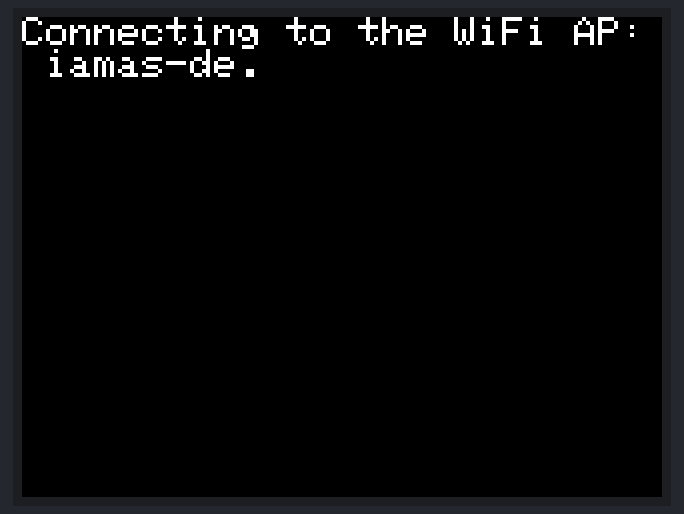
A sketch run on a simulated ESP32. Shown: 320×240 colour display. WiFi joins after 1.5 s; servers stay silent unless stated.

Above: at 0.7 s.
At 1.7 s:
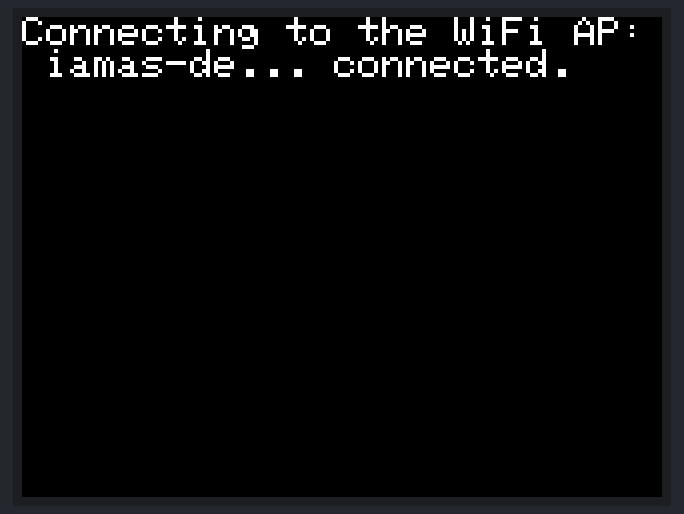
At 2.8 s:
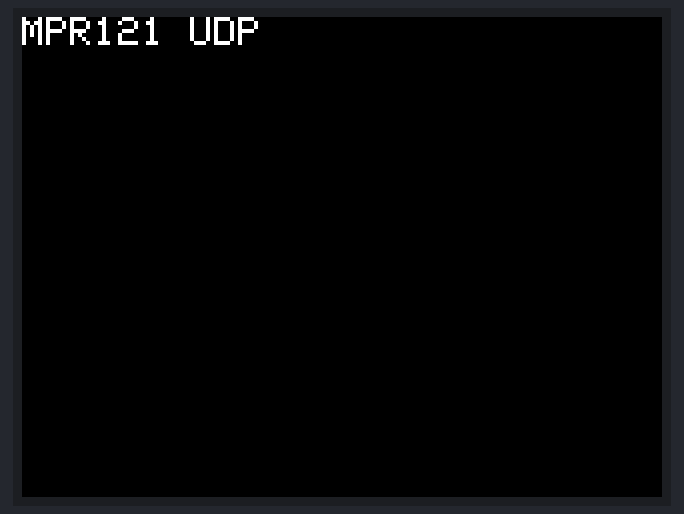

Measured:
- what the display in image 1 shows lasts 1.1 s, from 1.7 s to 2.8 s

The sketch:

udp.ino
```cpp
#include <M5Stack.h>
#include <WiFi.h>
#include <WiFiUDP.h>
#include "Adafruit_MPR121.h"

String ssid = "iamas-de";        // WiFiのSSIDを指定
String password = "pass-iamas";  // WiFiパスワードを指定

// Wi-Fi UDP の設定
WiFiUDP wifi_udp;
String pc_ip = "XXX.XXX.XXX.XXX";  // PCのIPアドレスを指定
int pc_port = 12000;               // 送信先のポート
int m5_port = 12001;               // M5Stackのポート

Adafruit_MPR121 mpr121 = Adafruit_MPR121();  // タッチセンサライブラリを定義

int i2c_address = 0x5A;  // タッチセンサのI2Cアドレスを指定

// タッチセンサから個々のValueを取得する関数を定義しています。
// 以後、getTouchedValue関数を呼び出すこそができます。
bool getTouchedValue(uint16_t touched_data, int pin) {
  return (touched_data & (1 << pin)) != 0;
}

void setup() {
  M5.begin();

  // Wi-Fiの初期化
  WiFi.begin(ssid.c_str(), password.c_str());

  M5.Lcd.setTextSize(2);
  M5.Lcd.print("Connecting to the WiFi AP: " + ssid);

  while (WiFi.status() != WL_CONNECTED) {
    delay(500);
    M5.Lcd.print(".");
  }

  M5.Lcd.println(" connected.");
  delay(1000);

  // タッチセンサの初期化
  if (!mpr121.begin(i2c_address)) {
    M5.Lcd.println("MPR121 is not found.");
    while (1)
      ;
  }

  M5.Lcd.fillScreen(BLACK);
  M5.Lcd.setCursor(0, 0);
  M5.Lcd.println("MPR121 UDP");
}

void loop() {
  // タッチデータを取得
  uint16_t touched_data = mpr121.touched();

  wifi_udp.beginPacket(pc_ip.c_str(), pc_port);
  wifi_udp.print(getTouchedValue(touched_data, 0));
  wifi_udp.print(",");
  wifi_udp.print(getTouchedValue(touched_data, 1));
  wifi_udp.print(",");
  wifi_udp.println(getTouchedValue(touched_data, 2));
  wifi_udp.endPacket();

  delay(10);
}
```
